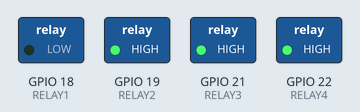
Recording of a sketch running on a simulated ESP32. Shown: switched loads named in the sketch (green lamp = pin HIGH). What the sketch prints to the serial monitor is not drawn.

Above: at 2.0 s.
At 5.0 s:
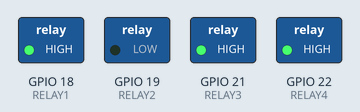
At 8.0 s:
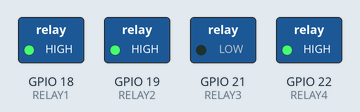
At 11.0 s:
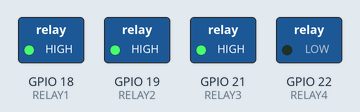
At 15.5 s:
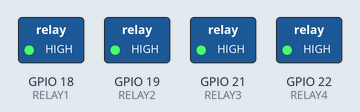
Timing chart, 0 to 16.6 s (numbered marks = the images above):
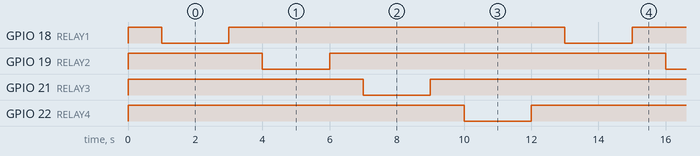

Measured:
- by itself, GPIO 18 (RELAY1), GPIO 19 (RELAY2), GPIO 21 (RELAY3), GPIO 22 (RELAY4): alternates HIGH for 10.0 s and LOW for 2.0 s
- by itself, everything shown: repeats every 12.0 s, in 8 steps

The sketch:

test_relays.ino
```cpp
/*
 * 4-Channel Relay Module Test
 *
 * Connections:
 * - VCC → 5V
 * - IN1 → GPIO 18
 * - IN2 → GPIO 19
 * - IN3 → GPIO 21
 * - IN4 → GPIO 22
 * - GND → GND
 *
 * Note: Most relay modules are active-LOW (LOW = ON, HIGH = OFF)
 */

#define RELAY1 18
#define RELAY2 19
#define RELAY3 21
#define RELAY4 22

void setup() {
  Serial.begin(115200);
  Serial.println("Relay Module Test Starting...");

  pinMode(RELAY1, OUTPUT);
  pinMode(RELAY2, OUTPUT);
  pinMode(RELAY3, OUTPUT);
  pinMode(RELAY4, OUTPUT);

  // Initialize all relays to OFF (HIGH for active-low)
  digitalWrite(RELAY1, HIGH);
  digitalWrite(RELAY2, HIGH);
  digitalWrite(RELAY3, HIGH);
  digitalWrite(RELAY4, HIGH);

  Serial.println("✅ All relays initialized to OFF");
  delay(1000);
}

void loop() {
  // Test Relay 1
  Serial.println("Testing Relay 1...");
  digitalWrite(RELAY1, LOW);  // Turn ON
  Serial.println("  Relay 1: ON (should hear click)");
  delay(2000);
  digitalWrite(RELAY1, HIGH); // Turn OFF
  Serial.println("  Relay 1: OFF");
  delay(1000);

  // Test Relay 2
  Serial.println("Testing Relay 2...");
  digitalWrite(RELAY2, LOW);
  Serial.println("  Relay 2: ON");
  delay(2000);
  digitalWrite(RELAY2, HIGH);
  Serial.println("  Relay 2: OFF");
  delay(1000);

  // Test Relay 3
  Serial.println("Testing Relay 3...");
  digitalWrite(RELAY3, LOW);
  Serial.println("  Relay 3: ON");
  delay(2000);
  digitalWrite(RELAY3, HIGH);
  Serial.println("  Relay 3: OFF");
  delay(1000);

  // Test Relay 4
  Serial.println("Testing Relay 4...");
  digitalWrite(RELAY4, LOW);
  Serial.println("  Relay 4: ON");
  delay(2000);
  digitalWrite(RELAY4, HIGH);
  Serial.println("  Relay 4: OFF");
  delay(1000);

  Serial.println("\n--- Cycle complete, repeating... ---\n");
}
```
